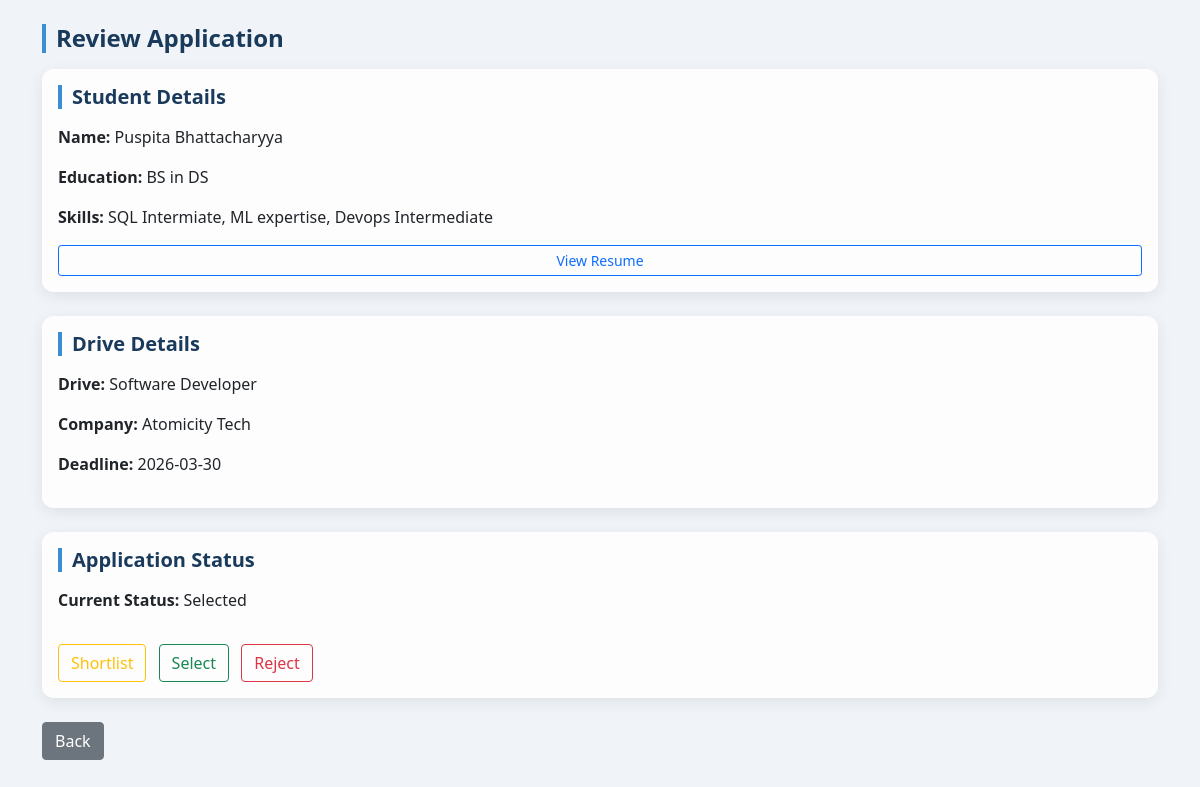
Page /company_view_student/2 on the committed database.
### application/models.py (models this page shows)
class Student(db.Model):
    __tablename__ = 'student'
    id = db.Column(db.Integer, primary_key=True)
    fullname = db.Column(db.String(150), nullable=False)
    user_id = db.Column(db.Integer, db.ForeignKey('user.id'), nullable=False)
    education = db.Column(db.String(200))
    skills = db.Column(db.String(300))
    resume_filename = db.Column(db.String(200))
    applications = db.relationship('Application', backref='student', lazy=True)

class Drive(db.Model):
    __tablename__ = 'drive'
    id = db.Column(db.Integer, primary_key=True)
    company_id = db.Column(db.Integer, db.ForeignKey('company.id'), nullable=False)
    drive_name = db.Column(db.String(150), nullable=False)
    job_title = db.Column(db.String(200), nullable=False)
    job_description = db.Column(db.Text, nullable=False)
    eligibility = db.Column(db.String(300))
    salary = db.Column(db.String(100))
    deadline = db.Column(db.Date, nullable=False)
    status = db.Column(db.String(20), default="Pending")
    created_at = db.Column(db.DateTime, default=lambda: datetime.now(timezone.utc))
    applications = db.relationship('Application', backref='drive', lazy=True)

class Company(db.Model):
    __tablename__ = 'company'
    id = db.Column(db.Integer, primary_key=True)
    company_name = db.Column(db.String(150), nullable=False)
    user_id = db.Column(db.Integer, db.ForeignKey('user.id'), nullable=False)
    contact = db.Column(db.String(100))
    website = db.Column(db.String(200))
    description = db.Column(db.Text)
    is_approved = db.Column(db.Boolean, default=False)
    drives = db.relationship('Drive', backref='company', lazy=True)
    applications = db.relationship('Application', backref='company', lazy=True)

class Application(db.Model):
    __tablename__ = 'application'
    id = db.Column(db.Integer, primary_key=True)
    student_id = db.Column(db.Integer, db.ForeignKey('student.id'), nullable=False)
    drive_id = db.Column(db.Integer, db.ForeignKey('drive.id'), nullable=False)
    company_id = db.Column(db.Integer, db.ForeignKey('company.id'), nullable=False)
    applied_on = db.Column(db.DateTime, default=lambda: datetime.now(timezone.utc))
    status = db.Column(db.String(30), default="Applied")
    __table_args__ = (
        UniqueConstraint('student_id', 'drive_id', name='unique_application'),)

### application/controllers.py (the view)
@app.route("/company_view_student/<int:application_id>")
def company_view_student(application_id):
    application = Application.query.get(application_id)
    return render_template("company_view_student.html", application=application)

### templates/company_view_student.html (shortened to what this page needs)
<!DOCTYPE html>
<html>
<head>
  <link href="https://cdn.jsdelivr.net/npm/bootstrap@5.0.2/dist/css/bootstrap.min.css" rel="stylesheet">
  <link rel="stylesheet" href="/static/style.css">
</head>
<body>
<div class="container mt-4">
  <h4>Review Application</h4>
  <div class="card p-3 mb-4">
    <h5>Student Details</h5>
    <p><strong>Name:</strong> {{ application.student.fullname }}</p>
    <p><strong>Education:</strong> {{ application.student.education or "N/A" }}</p>
    <p><strong>Skills:</strong> {{ application.student.skills or "N/A" }}</p>
    {% if application.student.resume_filename %}
      <a href="/static/resumes/{{ application.student.resume_filename }}" class="btn btn-outline-primary btn-sm">View Resume</a>
    {% else %}
      <p class="text-muted">No resume uploaded.</p>
    {% endif %}
  </div>
  <div class="card p-3 mb-4">
    <h5>Drive Details</h5>
    <p><strong>Drive:</strong> {{ application.drive.job_title }}</p>
    <p><strong>Company:</strong> {{ application.drive.company.company_name }}</p>
    <p><strong>Deadline:</strong> {{ application.drive.deadline }}</p>
  </div>
  <div class="card p-3 mb-4">
    <h5>Application Status</h5>
    <p><strong>Current Status:</strong> {{ application.status }}</p>
    <div class="mt-3">
      <a href="/update_application/{{ application.id }}/Shortlisted" class="btn btn-outline-warning me-2">Shortlist</a>
      <a href="/update_application/{{ application.id }}/Selected" class="btn btn-outline-success me-2">Select</a>
      <a href="/update_application/{{ application.id }}/Rejected" class="btn btn-outline-danger">Reject</a>
    </div>
  </div>
  <a href="/view_applicants/{{ application.drive_id }}" class="btn btn-secondary">Back</a>
</div>
</body>
</html>

### static/style.css (style rules this page uses)
* { margin: 0; padding: 0; box-sizing: border-box; }
body { background: linear-gradient(135deg, #e8f4fd 0%, #d6eaf8 50%, #c8e6f9 100%); font-family: 'Segoe UI', sans-serif; min-height: 100vh; }
.container h4, .container h5 { color: #1a3a5c; font-weight: 600; border-left: 4px solid #3a8fd4; padding-left: 10px; margin-bottom: 16px; }
.card { border: none !important; border-radius: 12px !important; box-shadow: 0 2px 16px rgba(100, 160, 220, 0.15) !important; background: rgba(255, 255, 255, 0.85) !important; }
.card { border: none !important; border-radius: 12px !important; box-shadow: 0 4px 15px rgba(0,0,0,0.08) !important; transition: transform 0.2s, box-shadow 0.2s !important; }
body { background: #f0f4f8 !important; }

### rows in the picture
Student: student.fullname "Puspita Bhattacharyya", student "BS in DS", student "SQL Intermiate, ML expertise, Devops Intermediate"
Drive: drive.job_title "Software Developer", drive.deadline "2026-03-30"
Company: drive.company.company_name "Atomicity Tech"
Application: status "Selected"
